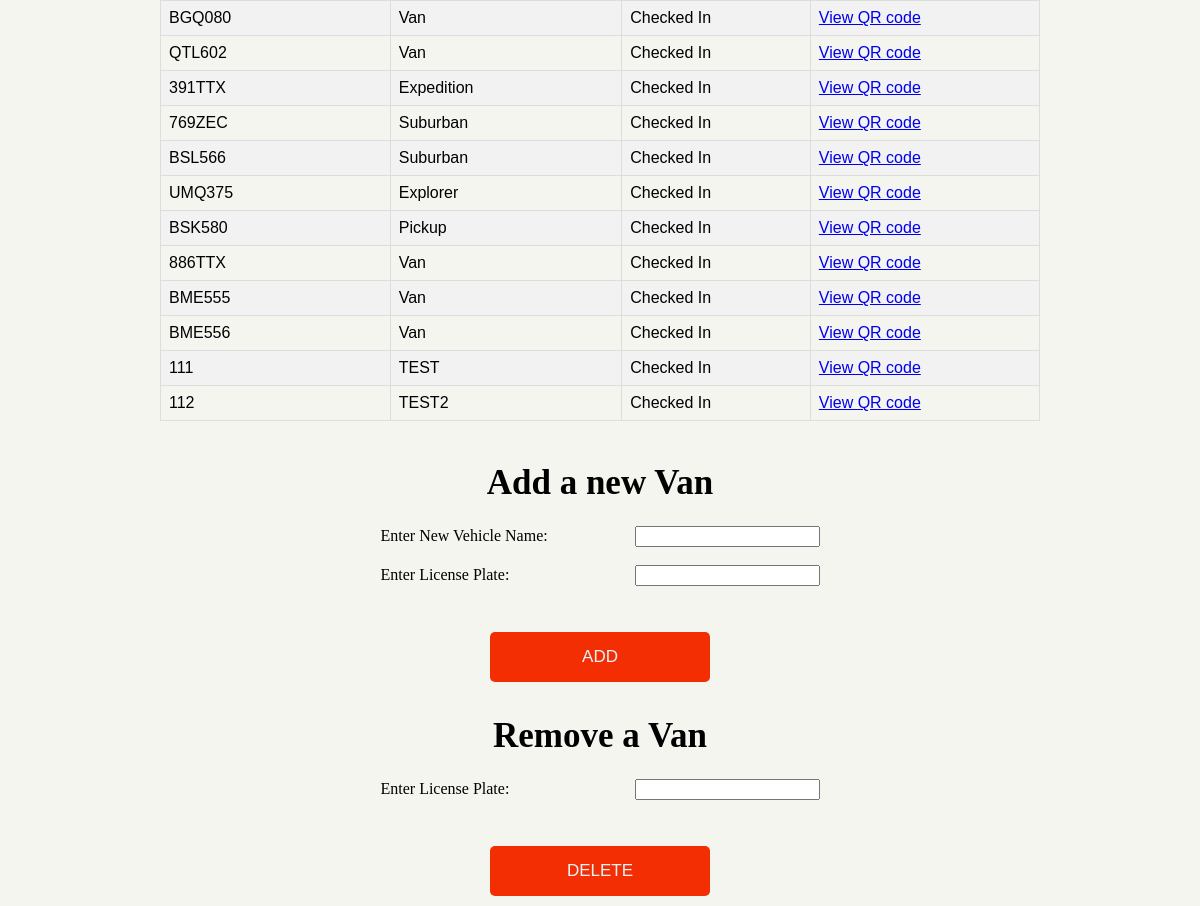
The page /view_available (signed in, lower part) on the database as committed earlier.
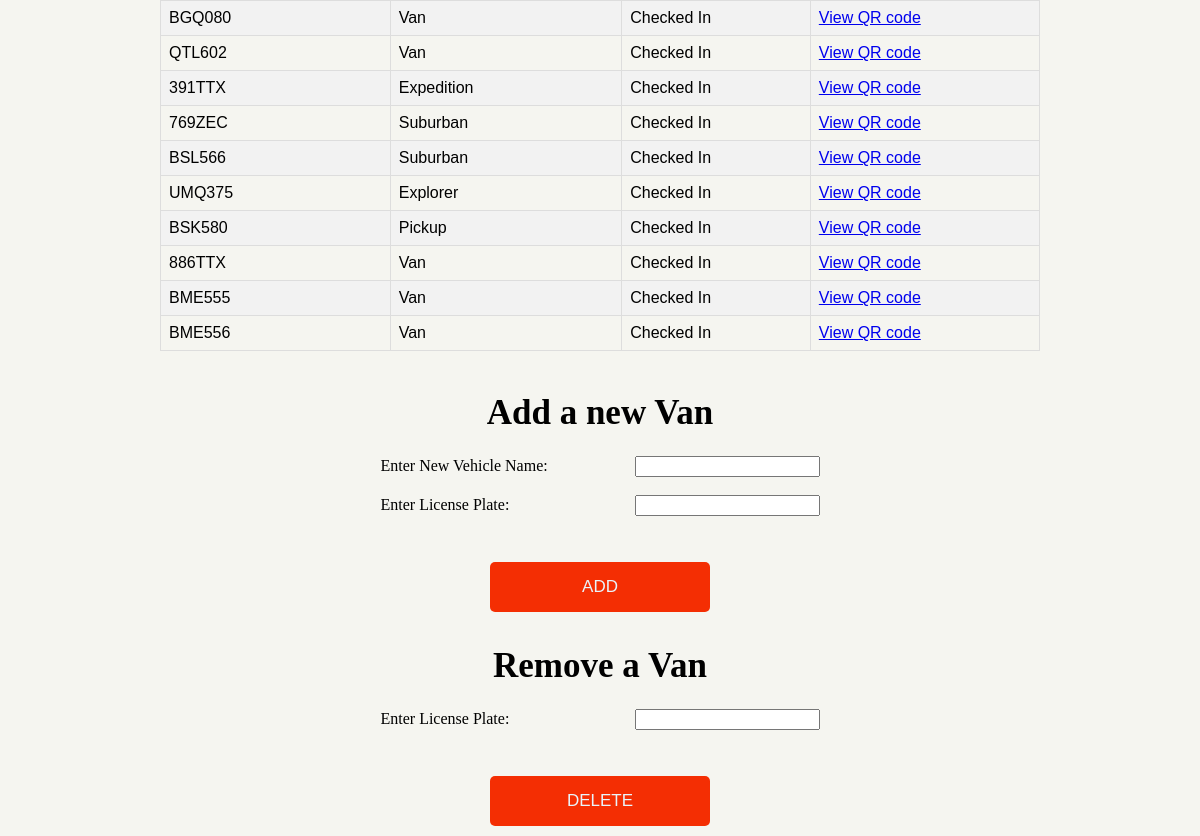
The same page on the database as committed later.
### app.py (models this page shows)
class Available(UserMixin, db.Model):
    License_Plate = db.Column(db.String,primary_key=True)
    Vehicle_Name = db.Column(db.String(40),nullable=False)
    availability = db.Column(db.String(10),nullable=False)

### app.py (the view)
@app.route('/view_available', methods=['GET','POST'])
@login_required
def viewAvailable():
    if request.method == "POST":
        if request.form["action"] == "add":
            license_Num = request.form['licenseNum']
            vehicle_Name = request.form['vehicleName']
            add_New_Van = Available(License_Plate=license_Num, Vehicle_Name=vehicle_Name, availability="Checked In")
            db.session.add(add_New_Van)
            db.session.commit()
            available = Available.query.order_by(Available.availability).all()
            return render_template('view_available.html', available = available, userAuth=current_user.is_authenticated)
        elif request.form["action"] == "delete":
            entry = Available.query.filter_by(License_Plate=request.form['licenseNum']).first()
            if entry is not None:
                db.session.delete(entry)
                db.session.commit()
                available = Available.query.order_by(Available.availability).all()
                return render_template('view_available.html', available = available, userAuth=current_user.is_authenticated)
            else:
                available = Available.query.order_by(Available.availability).all()
                return render_template('view_available.html', available = available, userAuth=current_user.is_authenticated)
    else:
        available = Available.query.order_by(Available.availability).all()
        return render_template('view_available.html', available = available, userAuth=current_user.is_authenticated)

### app.py (called while the page is built)
@login_manager.user_loader
def load_user(uid):
    return User.query.get(uid)

### templates/view_available.html (shortened to what this page needs)
{% extends "base.html" %}
{% block content %}
	<table id="views">
		{% for available in available %}
		<tr>
			<td>{{ available.License_Plate }}</td>
			<td>{{ available.Vehicle_Name }}</td>
			<td>{{ available.availability }}</td>
			<td><a href="/viewQR?id={{ available.License_Plate }}">View QR code</a></td>
		</tr>
		{% endfor %}
	</table><br>
<h1 class="title">Add a new Van</h1>
<div id="updateForm">
    <form action="/view_available" method="POST">
      <label>Enter New Vehicle Name:</label>
      <input type="text" name="vehicleName" required><br>
	  <br>
      <label>Enter License Plate:</label>
		<input type="text" name="licenseNum" required><br>
		<input type="text" name="action" value="add" hidden><br>
      <br>
	  <input type="submit" value="ADD">
    </form>
</div>
<h1 class="title">Remove a Van</h1>
<div id="updateForm">
    <form action="/view_available" method="POST">
      <label>Enter License Plate:</label>
		<input type="text" name="licenseNum" required><br>
		<input type="text" name="action" value="delete" hidden><br>
      <br>
	  <input type="submit" value="DELETE">
    </form>
</div>
{% endblock %}

### templates/base.html (shortened to what this page needs)
<html>
	<head>
		<link href="/static/style_andrew.css" rel="stylesheet">
	</head>
	<body>
		{% block content %}
		{% endblock %}
	</body>
</html>

### static/style_andrew.css (style rules this page uses)
body { margin:0; font-family: montserrat; background-color: #f5f5f0; padding: 50px; height: 100vh; }
h1.title { text-align:center; }
#updateForm { text-align: center; }
input[type="submit"] { width: 20%; height: 50px; border: 0px solid; background: #f42e03; border-radius: 5px; font-size: 17px; color: #e9f4fb; font-weight: 300; cursor: pointer; outline: none; text-align: center; justify-content: center; align-items: center; margin: 10px; }
#views { margin-left: auto; margin-right: auto; font-family: Arial, Helvetica, sans-serif; border-collapse: collapse; width: 80%; }
#views tr:nth-child(even) { background-color: #f2f2f2; }
h1 { font-style: bold, times new roman, serif; font-size: 35px; }
label { display: inline-block; width: 250px; text-align: left; }

Rows that differ between the two databases and show on the page:
removed Available: License_Plate "111", Vehicle_Name "TEST", availability "Checked In"
removed Available: License_Plate "112", Vehicle_Name "TEST2", availability "Checked In"
